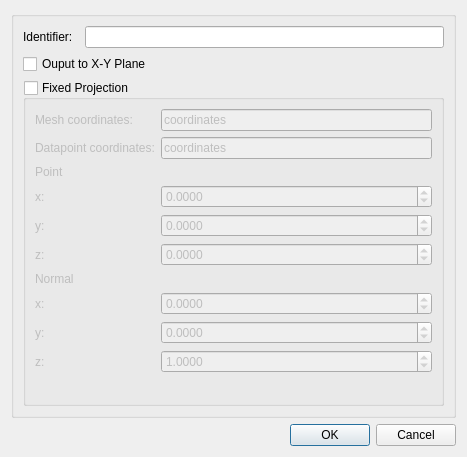
<?xml version="1.0" encoding="UTF-8"?>
<ui version="4.0">
 <class>ConfigureDialog</class>
 <widget class="QDialog" name="ConfigureDialog">
  <property name="geometry">
   <rect>
    <x>0</x>
    <y>0</y>
    <width>467</width>
    <height>457</height>
   </rect>
  </property>
  <property name="windowTitle">
   <string>Configure Mesh Projection</string>
  </property>
  <layout class="QGridLayout" name="gridLayout">
   <item row="0" column="0">
    <widget class="QGroupBox" name="configGroupBox">
     <property name="title">
      <string/>
     </property>
     <layout class="QVBoxLayout" name="verticalLayout">
      <item>
       <layout class="QHBoxLayout" name="horizontalLayout">
        <item>
         <widget class="QLabel" name="labelIdentifier">
          <property name="text">
           <string>Identifier:  </string>
          </property>
         </widget>
        </item>
        <item>
         <widget class="QLineEdit" name="lineEditIdentifier"/>
        </item>
       </layout>
      </item>
      <item>
       <widget class="QCheckBox" name="checkBoxStandardisedXYPlaneOutput">
        <property name="toolTip">
         <string>Rotate the projected mesh from its arbitrary 2D plane onto the X-Y plane for standardised output.</string>
        </property>
        <property name="text">
         <string>Ouput to X-Y Plane</string>
        </property>
       </widget>
      </item>
      <item>
       <widget class="QGroupBox" name="groupBoxFixedProjection">
        <property name="title">
         <string>Fixed Projection</string>
        </property>
        <property name="checkable">
         <bool>true</bool>
        </property>
        <property name="checked">
         <bool>false</bool>
        </property>
        <layout class="QFormLayout" name="formLayout">
         <item row="2" column="0">
          <widget class="QLabel" name="labelPoint">
           <property name="text">
            <string>Point</string>
           </property>
          </widget>
         </item>
         <item row="3" column="0">
          <widget class="QLabel" name="labelPointX">
           <property name="text">
            <string>x:</string>
           </property>
          </widget>
         </item>
         <item row="3" column="1">
          <widget class="QDoubleSpinBox" name="doubleSpinBoxPointX">
           <property name="decimals">
            <number>4</number>
           </property>
           <property name="minimum">
            <double>-999999.999900000053458</double>
           </property>
           <property name="maximum">
            <double>999999.999900000053458</double>
           </property>
           <property name="singleStep">
            <double>0.100000000000000</double>
           </property>
          </widget>
         </item>
         <item row="4" column="0">
          <widget class="QLabel" name="labelPointY">
           <property name="text">
            <string>y:</string>
           </property>
          </widget>
         </item>
         <item row="4" column="1">
          <widget class="QDoubleSpinBox" name="doubleSpinBoxPointY">
           <property name="decimals">
            <number>4</number>
           </property>
           <property name="minimum">
            <double>-999999.999900000053458</double>
           </property>
           <property name="maximum">
            <double>999999.999900000053458</double>
           </property>
           <property name="singleStep">
            <double>0.100000000000000</double>
           </property>
          </widget>
         </item>
         <item row="5" column="0">
          <widget class="QLabel" name="labelPointZ">
           <property name="text">
            <string>z:</string>
           </property>
          </widget>
         </item>
         <item row="5" column="1">
          <widget class="QDoubleSpinBox" name="doubleSpinBoxPointZ">
           <property name="decimals">
            <number>4</number>
           </property>
           <property name="minimum">
            <double>-999999.999900000053458</double>
           </property>
           <property name="maximum">
            <double>999999.999900000053458</double>
           </property>
           <property name="singleStep">
            <double>0.100000000000000</double>
           </property>
           <property name="value">
            <double>0.000000000000000</double>
           </property>
          </widget>
         </item>
         <item row="6" column="0">
          <widget class="QLabel" name="labelNormal">
           <property name="text">
            <string>Normal</string>
           </property>
          </widget>
         </item>
         <item row="7" column="0">
          <widget class="QLabel" name="labelNormalX">
           <property name="text">
            <string>x:</string>
           </property>
          </widget>
         </item>
         <item row="7" column="1">
          <widget class="QDoubleSpinBox" name="doubleSpinBoxNormalX">
           <property name="decimals">
            <number>4</number>
           </property>
           <property name="minimum">
            <double>-999999.999900000053458</double>
           </property>
           <property name="maximum">
            <double>999999.999900000053458</double>
           </property>
           <property name="singleStep">
            <double>0.100000000000000</double>
           </property>
          </widget>
         </item>
         <item row="8" column="0">
          <widget class="QLabel" name="labelNormalY">
           <property name="text">
            <string>y:</string>
           </property>
          </widget>
         </item>
         <item row="8" column="1">
          <widget class="QDoubleSpinBox" name="doubleSpinBoxNormalY">
           <property name="decimals">
            <number>4</number>
           </property>
           <property name="minimum">
            <double>-999999.999900000053458</double>
           </property>
           <property name="maximum">
            <double>999999.999900000053458</double>
           </property>
           <property name="singleStep">
            <double>0.100000000000000</double>
           </property>
          </widget>
         </item>
         <item row="9" column="0">
          <widget class="QLabel" name="labelNormalZ">
           <property name="text">
            <string>z:</string>
           </property>
          </widget>
         </item>
         <item row="9" column="1">
          <widget class="QDoubleSpinBox" name="doubleSpinBoxNormalZ">
           <property name="decimals">
            <number>4</number>
           </property>
           <property name="minimum">
            <double>-999999.999900000053458</double>
           </property>
           <property name="maximum">
            <double>999999.999900000053458</double>
           </property>
           <property name="singleStep">
            <double>0.100000000000000</double>
           </property>
           <property name="value">
            <double>1.000000000000000</double>
           </property>
          </widget>
         </item>
         <item row="0" column="0">
          <widget class="QLabel" name="labelMeshCoordinates">
           <property name="text">
            <string>Mesh coordinates:</string>
           </property>
          </widget>
         </item>
         <item row="1" column="0">
          <widget class="QLabel" name="labelDatapointCoordinates">
           <property name="text">
            <string>Datapoint coordinates:</string>
           </property>
          </widget>
         </item>
         <item row="0" column="1">
          <widget class="QLineEdit" name="lineEditMeshCoordinates">
           <property name="text">
            <string>coordinates</string>
           </property>
          </widget>
         </item>
         <item row="1" column="1">
          <widget class="QLineEdit" name="lineEditDatapointCoordinates">
           <property name="text">
            <string>coordinates</string>
           </property>
          </widget>
         </item>
        </layout>
       </widget>
      </item>
     </layout>
    </widget>
   </item>
   <item row="1" column="0">
    <widget class="QDialogButtonBox" name="buttonBox">
     <property name="orientation">
      <enum>Qt::Orientation::Horizontal</enum>
     </property>
     <property name="standardButtons">
      <set>QDialogButtonBox::StandardButton::Cancel|QDialogButtonBox::StandardButton::Ok</set>
     </property>
    </widget>
   </item>
  </layout>
 </widget>
 <resources/>
 <connections>
  <connection>
   <sender>buttonBox</sender>
   <signal>accepted()</signal>
   <receiver>ConfigureDialog</receiver>
   <slot>accept()</slot>
   <hints>
    <hint type="sourcelabel">
     <x>248</x>
     <y>254</y>
    </hint>
    <hint type="destinationlabel">
     <x>157</x>
     <y>274</y>
    </hint>
   </hints>
  </connection>
  <connection>
   <sender>buttonBox</sender>
   <signal>rejected()</signal>
   <receiver>ConfigureDialog</receiver>
   <slot>reject()</slot>
   <hints>
    <hint type="sourcelabel">
     <x>316</x>
     <y>260</y>
    </hint>
    <hint type="destinationlabel">
     <x>286</x>
     <y>274</y>
    </hint>
   </hints>
  </connection>
 </connections>
</ui>
